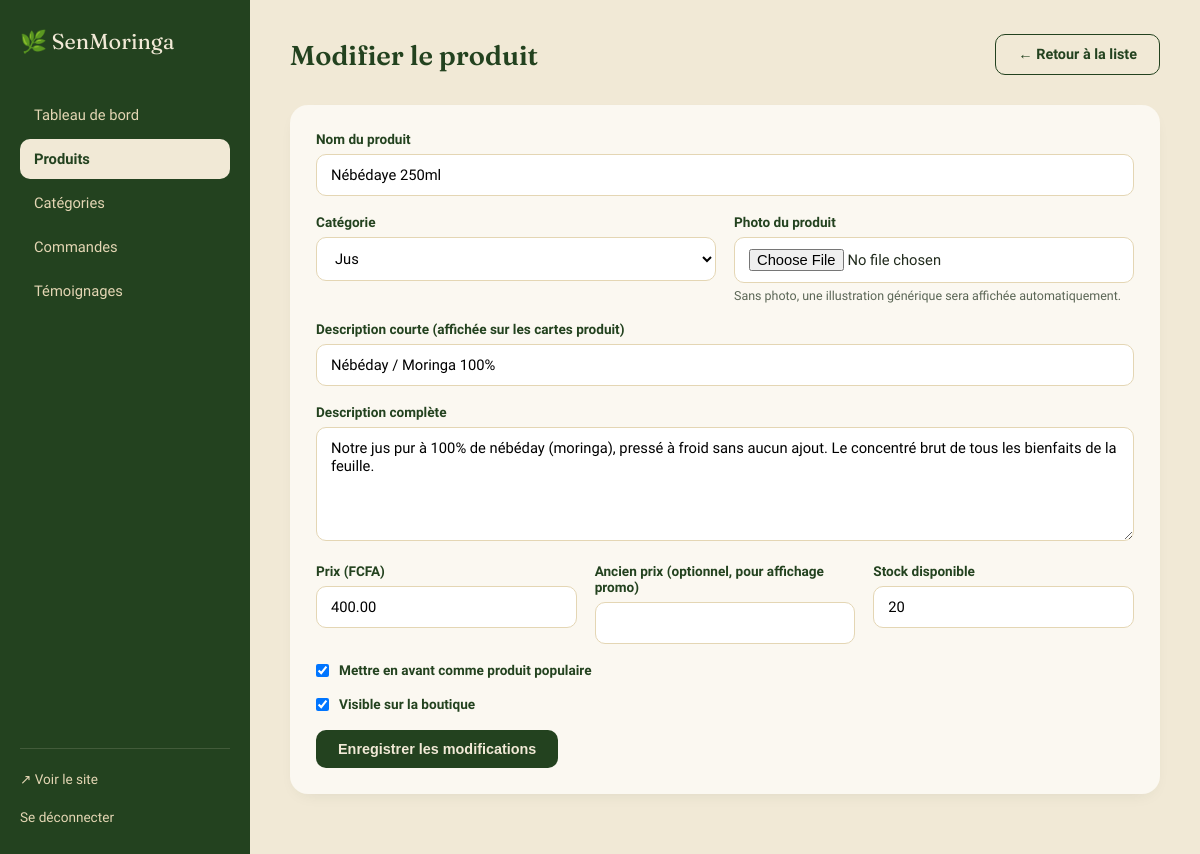
/admin/produit_form.php?id=2 (signed in), run on an earlier commit of the app's database.
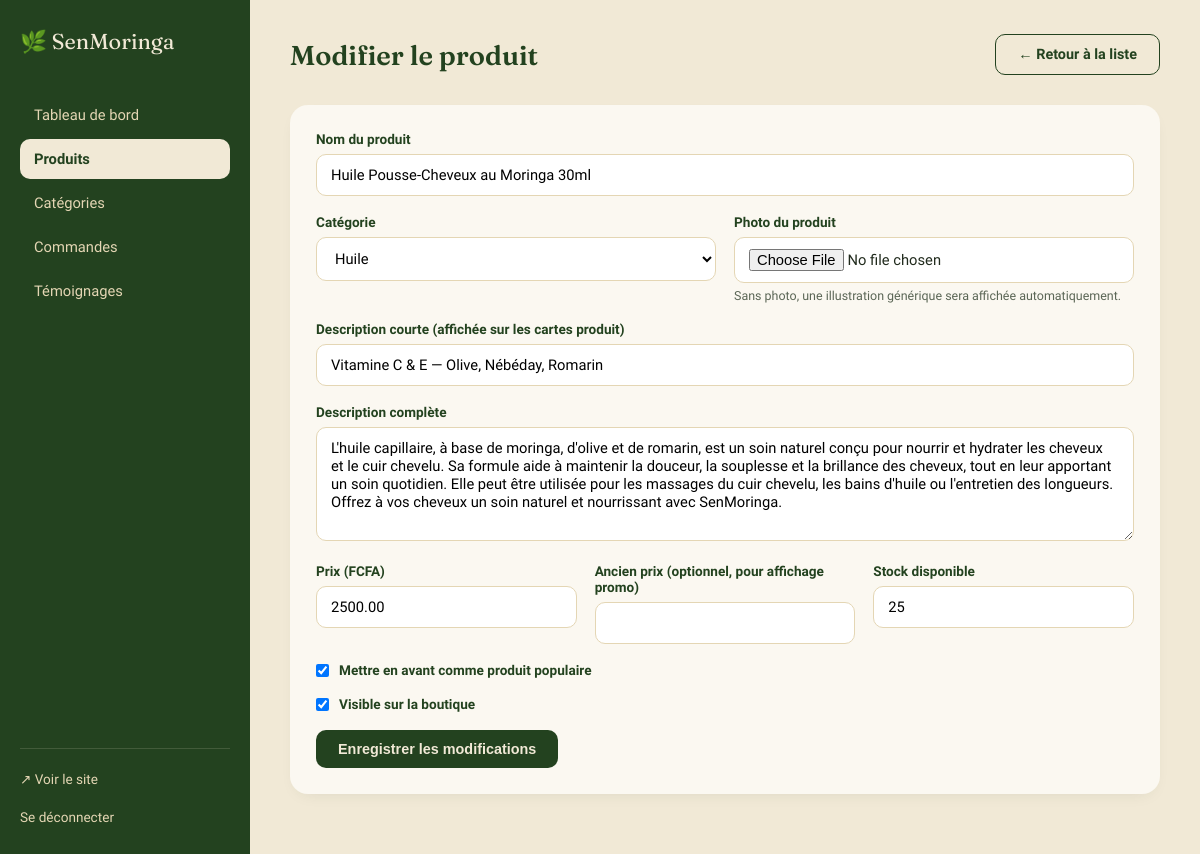
And on a later commit of the database.
### tables this page shows
CREATE TABLE IF NOT EXISTS produits (
    id INT AUTO_INCREMENT PRIMARY KEY,
    nom VARCHAR(150) NOT NULL,
    slug VARCHAR(150) NOT NULL UNIQUE,
    description TEXT,
    description_courte VARCHAR(255),
    prix DECIMAL(10,2) NOT NULL,
    ancien_prix DECIMAL(10,2) DEFAULT NULL,
    image VARCHAR(255) DEFAULT NULL,
    stock INT NOT NULL DEFAULT 0,
    categorie_id INT DEFAULT NULL,
    populaire TINYINT(1) NOT NULL DEFAULT 0,
    actif TINYINT(1) NOT NULL DEFAULT 1,
    ordre INT NOT NULL DEFAULT 0,
    created_at TIMESTAMP DEFAULT CURRENT_TIMESTAMP,
    FOREIGN KEY (categorie_id) REFERENCES categories(id) ON DELETE SET NULL
);

CREATE TABLE IF NOT EXISTS categories (
    id INT AUTO_INCREMENT PRIMARY KEY,
    nom VARCHAR(100) NOT NULL,
    slug VARCHAR(100) NOT NULL UNIQUE,
    description VARCHAR(255) DEFAULT NULL
);

### includes/functions.php (called while the page is built, shortened)
<?php
function e(string $texte): string
{
    return htmlspecialchars($texte, ENT_QUOTES, 'UTF-8');
}
function getCategories(): array
{
    $pdo = getPDO();
    return $pdo->query("SELECT * FROM categories ORDER BY nom ASC")->fetchAll();
}
function getProduitParId(int $id): ?array
{
    $pdo = getPDO();
    $stmt = $pdo->prepare("SELECT * FROM produits WHERE id = :id LIMIT 1");
    $stmt->execute([':id' => $id]);
    $produit = $stmt->fetch();
    return $produit ?: null;
}

### admin/produit_form.php (the view, shortened to what this page needs)
<?php
require_once __DIR__ . '/../includes/functions.php';
$id = isset($_GET['id']) ? (int)$_GET['id'] : (isset($_POST['id']) ? (int)$_POST['id'] : 0);
$produit = $id ? getProduitParId($id) : null;
$categories = getCategories();
$v = fn($champ, $defaut = '') => e($_POST[$champ] ?? ($produit[$champ] ?? $defaut));
require __DIR__ . '/includes/admin_header.php';
?>
<div class="admin-topbar">
  <div><h1><?= $produit ? 'Modifier le produit' : 'Ajouter un produit' ?></h1></div>
  <a href="<?= BASE_URL ?>/admin/produits.php" class="btn btn-contour">← Retour à la liste</a>
</div>
<form method="post" enctype="multipart/form-data" class="panneau">
  <div class="groupe-champ">
    <label for="nom">Nom du produit</label>
    <input type="text" id="nom" name="nom" value="<?= $v('nom') ?>" required>
  </div>
  <div class="ligne-2">
    <div class="groupe-champ">
      <label for="categorie_id">Catégorie</label>
      <select id="categorie_id" name="categorie_id">
        <?php foreach ($categories as $cat): ?>
          <option value="<?= (int)$cat['id'] ?>" <?= (($produit['categorie_id'] ?? null) == $cat['id']) ? 'selected' : '' ?>><?= e($cat['nom']) ?></option>
        <?php endforeach; ?>
      </select>
    </div>
    <div class="groupe-champ">
      <label for="image">Photo du produit</label>
      <input type="file" id="image" name="image" accept=".jpg,.jpeg,.png,.webp">
      <p class="aide">Sans photo, une illustration générique sera affichée automatiquement.</p>
    </div>
  </div>
  <div class="groupe-champ">
    <label for="description_courte">Description courte (affichée sur les cartes produit)</label>
    <input type="text" id="description_courte" name="description_courte" value="<?= $v('description_courte') ?>" maxlength="255">
  </div>
  <div class="groupe-champ">
    <label for="description">Description complète</label>
    <textarea id="description" name="description" rows="5"><?= $v('description') ?></textarea>
  </div>
  <div class="ligne-3">
    <div class="groupe-champ">
      <label for="prix">Prix (FCFA)</label>
      <input type="number" id="prix" name="prix" step="1" min="0" value="<?= $v('prix') ?>" required>
    </div>
    <div class="groupe-champ">
      <label for="ancien_prix">Ancien prix (optionnel, pour affichage promo)</label>
      <input type="number" id="ancien_prix" name="ancien_prix" step="1" min="0" value="<?= $v('ancien_prix') ?>">
    </div>
    <div class="groupe-champ">
      <label for="stock">Stock disponible</label>
      <input type="number" id="stock" name="stock" step="1" min="0" value="<?= $v('stock', 0) ?>" required>
    </div>
  </div>
  <div class="groupe-champ checkbox-inline">
    <input type="checkbox" id="populaire" name="populaire" <?= !empty($produit['populaire']) || (isset($_POST['populaire'])) ? 'checked' : '' ?>>
    <label for="populaire" style="margin:0;">Mettre en avant comme produit populaire</label>
  </div>
  <?php
    if ($_SERVER['REQUEST_METHOD'] === 'POST') {
        $actifCoche = isset($_POST['actif']);
    } else {
        $actifCoche = $produit ? !empty($produit['actif']) : true;
    }
  ?>
  <div class="groupe-champ checkbox-inline">
    <input type="checkbox" id="actif" name="actif" <?= $actifCoche ? 'checked' : '' ?>>
    <label for="actif" style="margin:0;">Visible sur la boutique</label>
  </div>
  <button type="submit" class="btn btn-principal"><?= $produit ? 'Enregistrer les modifications' : 'Créer le produit' ?></button>
</form>
<?php require __DIR__ . '/includes/admin_footer.php'; ?>

What changed in the data, as far as the page shows it:
changed produits: nom "Nébédaye 250ml" → "Huile Pousse-Cheveux au Moringa 30ml"; categorie_id "Jus" → "Huile"; description_courte "Nébéday / Moringa 100%" → "Vitamine C & E — Olive, Nébéday, Romarin"; description "Notre jus pur à 100% de nébéday (moringa), pressé à froid sans aucun ajout. Le concentré brut de tous les bienfaits de la feuille." → "L'huile capillaire, à base de moringa, d'olive et de romarin, est un soin naturel conçu pour nourrir et hydrater les cheveux et le cuir chevelu. Sa formule aide à maintenir la douceur, la souplesse et la brillance des cheveux, tout en leur apportant un soin quotidien. Elle peut être utilisée pour les massages du cuir chevelu, les bains d'huile ou l'entretien des longueurs. Offrez à vos cheveux un soin naturel et nourrissant avec SenMoringa."; prix "400.00" → "2500.00"; stock "20" → "25"
